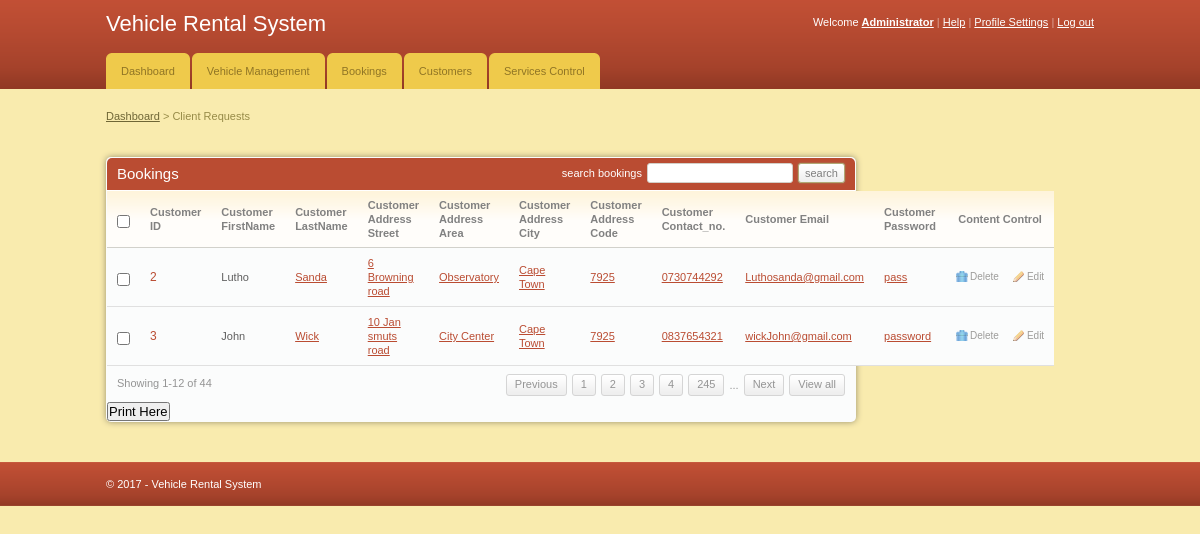
Page /admin/client_requests.php (signed in) on the committed database.
### tables this page shows
CREATE TABLE IF NOT EXISTS `customer` (
  `customerID` bigint(32) NOT NULL AUTO_INCREMENT,
  `customerFirstName` varchar(255) NOT NULL,
  `customerLastName` varchar(255) NOT NULL,
  `customerAddressStreet` varchar(255) NOT NULL,
  `customerAddressArea` varchar(255) NOT NULL,
  `customerAddressCity` varchar(255) NOT NULL,
  `customerAddressCode` varchar(255) NOT NULL,
  `customerContactNumber` varchar(255) NOT NULL,
  `customerEmail` varchar(255) NOT NULL,
  `customerAccPassword` varchar(255) NOT NULL,
  PRIMARY KEY (`customerID`)
);

### admin/client_requests.php (the view, shortened to what this page needs)
<!DOCTYPE html PUBLIC "-//W3C//DTD XHTML 1.0 Transitional//EN" "http://www.w3.org/TR/xhtml1/DTD/xhtml1-transitional.dtd">
<html xmlns="http://www.w3.org/1999/xhtml">
<head>
	<link rel="stylesheet" href="css/style.css" type="text/css" media="all" />
</head>
<body>
<div id="header">
	<div class="shell">
		<?php
			include 'menu.php';
		?>
	</div>
</div>
<div id="container">
	<div class="shell">
		<div class="small-nav">
			<a href="index.php">Dashboard</a>
			<span>&gt;</span>
			Client Requests
		</div>
		<br />
		<div id="main">
			<div id="content">
				<div class="box">
					<div class="box-head">
						<h2 class="left">Bookings</h2>
						<div class="right">
							<label>search bookings</label>
							<input type="text" class="field small-field" />
							<input type="submit" class="button" value="search" />
						</div>
					</div>
					<div class="table">
						<table width="100%" border="0" cellspacing="0" cellpadding="0">
							<tr>
								<th width="13"><input type="checkbox" class="checkbox" /></th>
								<th>Customer ID</th>
								<th>Customer FirstName</th>
								<th>Customer LastName</th>
								<th>Customer Address Street</th>
								<th>Customer Address Area</th>
								<th>Customer Address City</th>
								<th>Customer Address Code</th>
								<th>Customer Contact_no.</th>
								<th>Customer Email</th>
								<th>Customer Password</th>
								<th width="110" class="ac">Content Control</th>
							</tr>
							<?php
								include '../config.php';
								$select = "SELECT * FROM customer";
								$result = $conn->query($select);
								while($row = $result->fetch_assoc()){
							?>
							<tr>
								<td><input type="checkbox" class="checkbox" /></td>
								<td><h3><a href="#"><?php echo $row['customerID'] ?></a></h3></td>
								<td><?php echo $row['customerFirstName'] ?></td>
								<td><a href="#"><?php echo $row['customerLastName'] ?></a></td>
								<td><a href="#"><?php echo $row['customerAddressStreet'] ?></a></td>
								<td><a href="#"><?php echo $row['customerAddressArea'] ?></a></td>
								<td><a href="#"><?php echo $row['customerAddressCity'] ?></a></td>
								<td><a href="#"><?php echo $row['customerAddressCode'] ?></a></td>
								<td><a href="#"><?php echo $row['customerContactNumber'] ?></a></td>
								<td><a href="#"><?php echo $row['customerEmail'] ?></a></td>
								<td><a href="#"><?php echo $row['customerAccPassword'] ?></a></td>
								<td><a href="javascript:sureToApprove(<?php echo $row['customerID'];?>)" class="ico del">Delete</a><a href="#" class="ico edit">Edit</a></td>
							</tr>
							<?php
								}
							?>
						</table>
						<div class="pagging">
							<div class="left">Showing 1-12 of 44</div>
							<div class="right">
								<a href="#">Previous</a>
								<a href="#">1</a>
								<a href="#">2</a>
								<a href="#">3</a>
								<a href="#">4</a>
								<a href="#">245</a>
								<span>...</span>
								<a href="#">Next</a>
								<a href="#">View all</a>
							</div>
						</div>
					</div>
					<h2><input type="submit" onclick="window.print()" value="Print Here" /></h2>
				</div>
			</div>
		</div>
	</div>
</div>
<div id="footer">
	<div class="shell">
		<span class="left">&copy; <?php echo date("Y");?> - Vehicle Rental System</span>
	</div>
</div>
</body>
</html>

### admin/menu.php (shortened to what this page needs)
<div id="top">
			<h1><a href="#">Vehicle Rental System</a></h1>
			<div id="top-navigation">
				Welcome <a href="#"><strong>Administrator</strong></a>
				<span>|</span>
				<a href="#">Help</a>
				<span>|</span>
				<a href="#">Profile Settings</a>
				<span>|</span>
				<a href="logout.php">Log out</a>
			</div>
		</div>
<div id="navigation">
			<ul>
			    <li><a href="index.php"><span>Dashboard</span></a></li>
			    <li><a href="add_vehicles.php"><span>Vehicle Management</span></a></li>
			    <li><a href="index.php"><span>Bookings</span></a></li>
			    <li><a href="client_requests.php"><span>Customers</span></a></li>
			    <li><a href="#"><span>Services Control</span></a></li>
			</ul>
		</div>

### admin/css/style.css (style rules this page uses)
* { padding:0; margin:0; outline:0; }
body { background:#f9ebae; font-family: Verdana, sans-serif; font-size:11px; line-height:14px; color:#5e5e5e; }
input, textarea, select { font-family: Verdana, sans-serif; font-size:13px; }
.field { border:solid 1px #d3cfc7; background:#fff; padding:5px; }
.small-field { border:solid 1px #d3cfc7; background:#fff; padding:3px 1px; font-size:11px; }
.checkbox { width:13px; height:13px; vertical-align:top; position:relative; top:2px; }
.button { background:#eee url(images/button.gif) repeat-x 0 0; border:solid 1px #b1a874; color:#7f7f7f; font-size:11px; padding:2px 6px 2px 6px; cursor:pointer; line-height:14px !important; }
a { color:#ba4c32; text-decoration: underline; cursor:pointer; }
.left, .alignleft { float:left; display:inline; }
.right, .alignright { float:right; display:inline; }
.ac { text-align: center !important; }
h1 { font-size:22px; line-height:24px; color:#fff; font-weight: normal; }
h1 a { color:#fff; text-decoration: none; }
h2 { font-size:15px; font-weight: normal; }
h3 { font-size:12px; line-height:14px; font-weight: normal; }
h3 a { text-decoration: none; }
.shell { width:988px; margin:0 auto; }
#header { height:89px; background:url(images/header.gif); white-space:nowrap; }
#header h1 { float:left; display:inline; padding-top:12px; }
#top-navigation { float:right; white-space:nowrap; color:#fff; padding-top:15px; }
#top-navigation a { color:#fff; }
#top-navigation span { color:#dca598; }
#top { height:53px; }
#navigation { height:36px; }
#navigation ul { list-style-type: none; }
#navigation ul li { float:left; display:inline; margin-right:2px; }
#navigation ul li a, #navigation ul li a span { float:left; height:36px; background:url(images/tab.gif) no-repeat 0 0; padding:0 0 0 15px; }
#navigation ul li a span { background-position:right 0; padding:0 15px 0 0; }
#navigation ul li a { line-height:36px; color:#907525; text-decoration: none; }
#container { padding:20px 0; }
.small-nav { color:#978b48; padding-bottom:20px; }
.small-nav a { color:#6f6636; }
#content { float:left; width:750px; }
.table th { background:#fffdfa url(images/th.gif) repeat-x 0 0; color:#818181; text-align: left; padding:7px 10px; border-bottom:solid 1px #d2d1cb; }
.table td { background:#fbfcfc; border-bottom:solid 1px #e0e0e0; padding:8px 10px; }
.box { background:#fbfcfc; height:100%; padding:1px; margin-bottom:20px; }
.box-head { background:#ba4c32; height:32px; color:#fff; padding: 0 10px; line-height:32px; white-space:nowrap; border-bottom:solid 1px #fff; }
.box-head .right { padding-top:5px; line-height:13px; }
.box-head .right label, .box-head .right input { float:left; }
.box-head .right label { padding:4px 0 0 0; }
.box-head .right input { margin-left:5px; }
.pagging { height:20px; padding:8px 10px; line-height:19px; color:#949494; }
.pagging a { background:url(images/pagging.gif) repeat-x 0 0; height:20px; float:left; padding:0 8px; border:solid 1px #d5d5d5; text-decoration: none; color:#949494; margin-left:5px; }
.pagging span { float:left; margin-left:5px; padding-top:2px; }
a.ico { color:#9d9c9a; font-size:10px; text-decoration: none; padding:0 0 0 14px; background-repeat:no-repeat; background-position:0 0; }
a.del { background-image:url(images/del.gif) }
a.edit { background-image:url(images/edit.gif); margin-left:14px; }
#footer { height:44px; background:url(images/footer.gif); line-height:44px; color:#fff; }
.box { -moz-border-radius:5px; -webkit-border-radius:5px; -moz-box-shadow: 0 0 6px #978f6c; -webkit-box-shadow: 0 0 6px #978f6c; }
.box-head { -moz-border-radius-topleft:5px; -moz-border-radius-topright:5px; -webkit-border-top-left-radius:5px; -webkit-border-top-right-radius:5px; }
.field, .button { -moz-border-radius:4px; -webkit-border-radius:4px; }
.small-field, .button, .pagging a { -moz-border-radius:3px; -webkit-border-radius:3px; }
.button { -moz-box-shadow: 0 0 2px #978f6c; -webkit-box-shadow: 0 0 2px #978f6c; }

### rows in the picture
customer: customerID "2", customerFirstName "Lutho", customerLastName "Sanda", customerAddressStreet "6 Browning road", customerAddressArea "Observatory", customerAddressCity "Cape Town", customerAddressCode "7925", customerContactNumber "0730744292", customerEmail "Luthosanda@gmail.com", customerAccPassword "pass"
customer: customerID "3", customerFirstName "John", customerLastName "Wick", customerAddressStreet "10 Jan smuts road", customerAddressArea "City Center", customerAddressCity "Cape Town", customerAddressCode "7925", customerContactNumber "0837654321", customerEmail "wickJohn@gmail.com", customerAccPassword "password"
